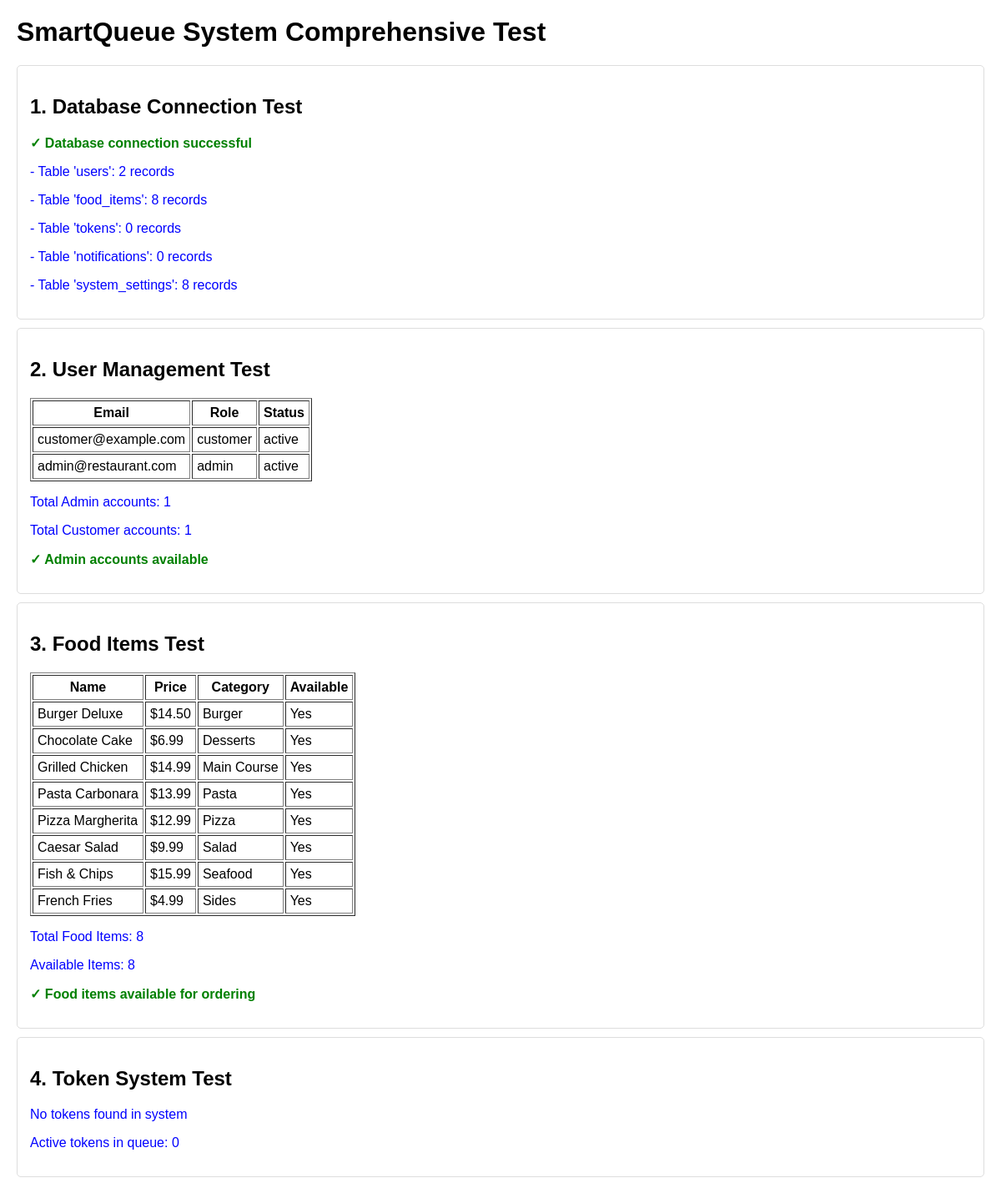
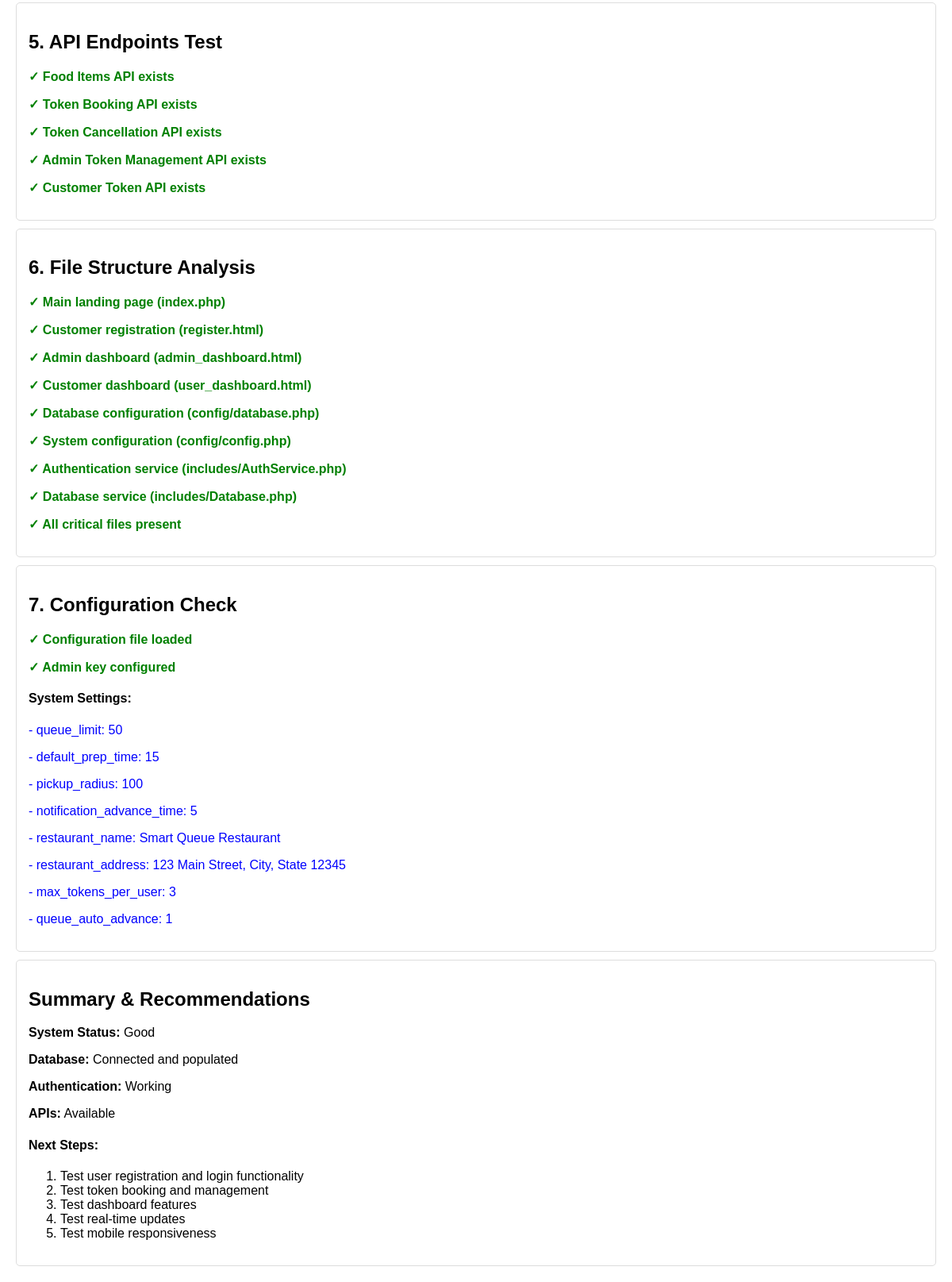
/comprehensive_system_test.php, run on the app's committed database (2 pictures, top to bottom).
### tables this page shows
CREATE TABLE IF NOT EXISTS `users` (
    `id` INT(11) NOT NULL AUTO_INCREMENT,
    `name` VARCHAR(100) NOT NULL,
    `email` VARCHAR(150) NOT NULL,
    `password` VARCHAR(255) NOT NULL,
    `role` ENUM('customer', 'admin') NOT NULL DEFAULT 'customer',
    `phone` VARCHAR(20) DEFAULT NULL,
    `status` ENUM('active', 'inactive', 'blocked') NOT NULL DEFAULT 'active',
    `created_at` TIMESTAMP DEFAULT CURRENT_TIMESTAMP,
    `last_login` TIMESTAMP NULL DEFAULT NULL,
    PRIMARY KEY (`id`),
    UNIQUE KEY `email` (`email`),
    INDEX `idx_email` (`email`),
    INDEX `idx_role` (`role`),
    INDEX `idx_status` (`status`)
);

CREATE TABLE IF NOT EXISTS `food_items` (
    `id` INT(11) NOT NULL AUTO_INCREMENT,
    `name` VARCHAR(100) NOT NULL,
    `description` TEXT,
    `price` DECIMAL(10,2) NOT NULL,
    `category` VARCHAR(50) DEFAULT NULL,
    `image` VARCHAR(255) DEFAULT NULL,
    `image_url` VARCHAR(255) DEFAULT NULL,
    `is_available` BOOLEAN DEFAULT TRUE,
    `status` ENUM('available', 'unavailable') DEFAULT 'available',
    `preparation_time` INT(11) DEFAULT 15,
    `created_at` TIMESTAMP DEFAULT CURRENT_TIMESTAMP,
    `updated_at` TIMESTAMP DEFAULT CURRENT_TIMESTAMP ON UPDATE CURRENT_TIMESTAMP,
    PRIMARY KEY (`id`),
    INDEX `idx_category` (`category`),
    INDEX `idx_status` (`status`)
);

CREATE TABLE IF NOT EXISTS `system_settings` (
    `id` INT(11) NOT NULL AUTO_INCREMENT,
    `setting_key` VARCHAR(100) NOT NULL,
    `setting_value` TEXT NOT NULL,
    `description` TEXT DEFAULT NULL,
    `updated_at` TIMESTAMP DEFAULT CURRENT_TIMESTAMP ON UPDATE CURRENT_TIMESTAMP,
    PRIMARY KEY (`id`),
    UNIQUE KEY `setting_key` (`setting_key`)
);

### comprehensive_system_test.php (the view, shortened to what this page needs)
<?php
echo "<h1>SmartQueue System Comprehensive Test</h1>";
echo "<div class='test-section'>";
echo "<h2>1. Database Connection Test</h2>";
try {
    $conn = getConnection();
    echo "<p class='success'>✓ Database connection successful</p>";
    $tables = ['users', 'food_items', 'tokens', 'notifications', 'system_settings'];
    foreach ($tables as $table) {
        $stmt = $conn->query("SELECT COUNT(*) as count FROM $table");
        $count = $stmt->fetch()['count'];
        echo "<p class='info'>- Table '$table': $count records</p>";
    }
} catch (Exception $e) {
    echo "<p class='error'>❌ Database connection failed: " . $e->getMessage() . "</p>";
}
echo "</div>";
echo "<div class='test-section'>";
echo "<h2>2. User Management Test</h2>";
try {
    $stmt = $conn->query("SELECT email, role, status FROM users ORDER BY role");
    $users = $stmt->fetchAll();
    $admin_count = 0;
    $customer_count = 0;
    echo "<table border='1' cellpadding='5'>";
    echo "<tr><th>Email</th><th>Role</th><th>Status</th></tr>";
    foreach ($users as $user) {
        echo "<tr><td>{$user['email']}</td><td>{$user['role']}</td><td>{$user['status']}</td></tr>";
        if ($user['role'] == 'admin') $admin_count++;
        if ($user['role'] == 'customer') $customer_count++;
    }
    echo "</table>";
    echo "<p class='info'>Total Admin accounts: $admin_count</p>";
    echo "<p class='info'>Total Customer accounts: $customer_count</p>";
    if ($admin_count > 0) {
        echo "<p class='success'>✓ Admin accounts available</p>";
    } else {
        echo "<p class='error'>❌ No admin accounts found</p>";
    }
} catch (Exception $e) {
    echo "<p class='error'>❌ User management test failed: " . $e->getMessage() . "</p>";
}
echo "</div>";
echo "<div class='test-section'>";
echo "<h2>3. Food Items Test</h2>";
try {
    $stmt = $conn->query("SELECT name, price, category, is_available FROM food_items ORDER BY category");
    $food_items = $stmt->fetchAll();
    echo "<table border='1' cellpadding='5'>";
    echo "<tr><th>Name</th><th>Price</th><th>Category</th><th>Available</th></tr>";
    $available_count = 0;
    foreach ($food_items as $item) {
        $available = $item['is_available'] ? 'Yes' : 'No';
        echo "<tr><td>{$item['name']}</td><td>\${$item['price']}</td><td>{$item['category']}</td><td>$available</td></tr>";
        if ($item['is_available']) $available_count++;
    }
    echo "</table>";
    echo "<p class='info'>Total Food Items: " . count($food_items) . "</p>";
    echo "<p class='info'>Available Items: $available_count</p>";
    if ($available_count > 0) {
        echo "<p class='success'>✓ Food items available for ordering</p>";
    } else {
        echo "<p class='warning'>⚠ No food items available</p>";
    }
} catch (Exception $e) {
    echo "<p class='error'>❌ Food items test failed: " . $e->getMessage() . "</p>";
}
echo "</div>";
echo "<div class='test-section'>";
echo "<h2>4. Token System Test</h2>";
try {
    $stmt = $conn->query("SELECT t.token_number, t.status, u.email, f.name as food_name, t.created_at
                         FROM tokens t
                         JOIN users u ON t.user_id = u.id
                         JOIN food_items f ON t.food_item_id = f.id
                         ORDER BY t.created_at DESC LIMIT 10");
    $tokens = $stmt->fetchAll();
    if (count($tokens) > 0) {
        echo "<table border='1' cellpadding='5'>";
        echo "<tr><th>Token</th><th>Status</th><th>Customer</th><th>Food Item</th><th>Created</th></tr>";
        foreach ($tokens as $token) {
            echo "<tr><td>{$token['token_number']}</td><td>{$token['status']}</td><td>{$token['email']}</td><td>{$token['food_name']}</td><td>{$token['created_at']}</td></tr>";
        }
        echo "</table>";
        echo "<p class='success'>✓ Token system has data</p>";
    } else {
        echo "<p class='info'>No tokens found in system</p>";
    }
    $stmt = $conn->query("SELECT COUNT(*) as count FROM tokens WHERE status = 'active'");
    $active_tokens = $stmt->fetch()['count'];
    echo "<p class='info'>Active tokens in queue: $active_tokens</p>";
} catch (Exception $e) {
    echo "<p class='error'>❌ Token system test failed: " . $e->getMessage() . "</p>";
}
echo "</div>";
echo "<div class='test-section'>";
echo "<h2>5. API Endpoints Test</h2>";
$api_endpoints = [
    'food_items.php' => 'Food Items API',
    'book_token.php' => 'Token Booking API',
    'cancel_token.php' => 'Token Cancellation API',
    'admin_token.php' => 'Admin Token Management API',
    'customer_token.php' => 'Customer Token API'
];
foreach ($api_endpoints as $endpoint => $description) {
    $file_path = "api/$endpoint";
    if (file_exists($file_path)) {
        echo "<p class='success'>✓ $description exists</p>";
    } else {
        echo "<p class='error'>❌ $description missing</p>";
    }
}
echo "</div>";
echo "<div class='test-section'>";
echo "<h2>6. File Structure Analysis</h2>";
$required_files = [
    'index.php' => 'Main landing page',
    'register.html' => 'Customer registration',
    'admin_dashboard.html' => 'Admin dashboard',
    'user_dashboard.html' => 'Customer dashboard',
    'config/database.php' => 'Database configuration',
    'config/config.php' => 'System configuration',
    'includes/AuthService.php' => 'Authentication service',
    'includes/Database.php' => 'Database service'
];
$missing_files = [];
foreach ($required_files as $file => $description) {
    if (file_exists($file)) {
        echo "<p class='success'>✓ $description ($file)</p>";
    } else {
        echo "<p class='error'>❌ $description missing ($file)</p>";
        $missing_files[] = $file;
    }
}
if (count($missing_files) == 0) {
    echo "<p class='success'>✓ All critical files present</p>";
} else {
    echo "<p class='warning'>⚠ Missing " . count($missing_files) . " files</p>";
}
echo "</div>";
echo "<div class='test-section'>";
echo "<h2>7. Configuration Check</h2>";
try {
    if (file_exists('config/config.php')) {
        echo "<p class='success'>✓ Configuration file loaded</p>";
        if (defined('ADMIN_KEY')) {
            echo "<p class='success'>✓ Admin key configured</p>";
        } else {
            echo "<p class='warning'>⚠ Admin key not configured</p>";
        }
    } else {
        echo "<p class='error'>❌ Configuration file missing</p>";
    }
    $stmt = $conn->query("SELECT setting_key, setting_value FROM system_settings");
    $settings = $stmt->fetchAll();
    echo "<h4>System Settings:</h4>";
    foreach ($settings as $setting) {
        echo "<p class='info'>- {$setting['setting_key']}: {$setting['setting_value']}</p>";
    }
} catch (Exception $e) {
    echo "<p class='error'>❌ Configuration check failed: " . $e->getMessage() . "</p>";
}
echo "</div>";
echo "<div class='test-section'>";
echo "<h2>Summary & Recommendations</h2>";
echo "<p><strong>System Status:</strong> " . (count($missing_files) == 0 ? "Good" : "Needs attention") . "</p>";
echo "<p><strong>Database:</strong> Connected and populated</p>";
echo "<p><strong>Authentication:</strong> Working</p>";
echo "<p><strong>APIs:</strong> Available</p>";
echo "<h4>Next Steps:</h4>";
echo "<ol>";
echo "<li>Test user registration and login functionality</li>";
echo "<li>Test token booking and management</li>";
echo "<li>Test dashboard features</li>";
echo "<li>Test real-time updates</li>";
echo "<li>Test mobile responsiveness</li>";
echo "</ol>";
echo "</div>";
?>

### comprehensive_system_test.php (style rules this page uses)
.test-section { border: 1px solid #ddd; margin: 10px 0; padding: 15px; border-radius: 5px; }
.success { color: green; font-weight: bold; }
.info { color: blue; }

### data on the page
users: email "customer@example.com", role "customer", status "active"
users: email "admin@restaurant.com", role "admin", status "active"
food_items: name "Burger Deluxe", price "14.50", category "Burger", is_available "Yes"
food_items: name "Chocolate Cake", price "6.99", category "Desserts", is_available "Yes"
food_items: name "Grilled Chicken", price "14.99", category "Main Course", is_available "Yes"
food_items: name "Pasta Carbonara", price "13.99", category "Pasta", is_available "Yes"
food_items: name "Pizza Margherita", price "12.99", category "Pizza", is_available "Yes"
food_items: name "Caesar Salad", price "9.99", category "Salad", is_available "Yes"
food_items: name "Fish & Chips", price "15.99", category "Seafood", is_available "Yes"
food_items: name "French Fries", price "4.99", category "Sides", is_available "Yes"
system_settings: setting_key "queue_limit", setting_value "50"
system_settings: setting_key "default_prep_time", setting_value "15"
system_settings: setting_key "pickup_radius", setting_value "100"
system_settings: setting_key "notification_advance_time", setting_value "5"
system_settings: setting_key "restaurant_name", setting_value "Smart Queue Restaurant"
system_settings: setting_key "restaurant_address", setting_value "123 Main Street, City, State 12345"
system_settings: setting_key "max_tokens_per_user", setting_value "3"
system_settings: setting_key "queue_auto_advance", setting_value "1"

### other printed values
$table "users"
$count "2"
$table "food_items"
$count "8"
$table "tokens"
$count "0"
$table "notifications"
$table "system_settings"
$admin_count "1"
$customer_count "1"
count($food_items) "8"
$available_count "8"
$active_tokens "0"
$description "Food Items API"
$description "Token Booking API"
